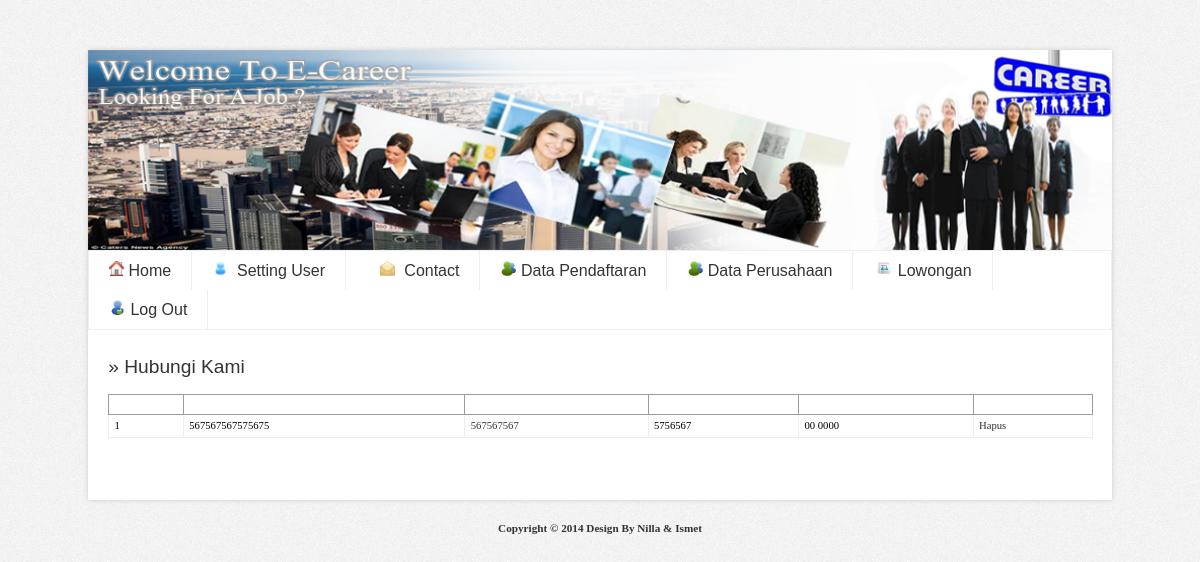
Page /admin/media.php?module=hubungi (signed in) on the committed database.
### tables this page shows
CREATE TABLE IF NOT EXISTS `contact` (
  `id_contact` int(5) NOT NULL auto_increment,
  `nama` varchar(50) NOT NULL,
  `email` varchar(100) NOT NULL,
  `subjek` varchar(100) NOT NULL,
  `pesan` text NOT NULL,
  `tanggal` date NOT NULL,
  PRIMARY KEY  (`id_contact`)
);

### config/fungsi_indotgl.php (called while the page is built, shortened)
<?php
	function tgl_indo($tgl){
			$tanggal = substr($tgl,8,2);
			$bulan = getBulan(substr($tgl,5,2));
			$tahun = substr($tgl,0,4);
			return $tanggal.' '.$bulan.' '.$tahun;
	}
?>

### admin/modul/mod_hubungi.php (the view, shortened to what this page needs)
<?php
switch($_GET[act]){
  default:
    echo "<h2>&#187; Hubungi Kami</h2>
          <table width=985>
          <tr><th>no</th><th>nama</th><th>email</th><th>subjek</th><th>tanggal</th><th>aksi</th></tr>";
    $no=1;
    $tampil=mysql_query("SELECT * FROM contact ORDER BY id_contact desc");
    while ($r=mysql_fetch_array($tampil)){
      $tgl=tgl_indo($r[tanggal]);
      echo "<tr><td>$no</td>
                <td>$r[nama]</td>
                <td><a href=?module=hubungi&act=balasemail&id=$r[id_contact]>$r[email]</a></td>
                <td>$r[subjek]</td>
                <td>$tgl</a></td>
                <td><a href=./aksi.php?module=hubungi&act=hapus&id=$r[id_contact]>Hapus</a>
                </td></tr>";
      $no++;
    }
    echo "</table>";
    break;
}
?>

### config/adminstyle.css (style rules this page uses)
body { font-family: Tahoma; text-align: center; background-image: url(../images/main.gif); }
a:link,a:visited { color:#333; text-decoration:none; }
h2 { font: normal 120% arial; color: #333; background-color: transparent; }
table { font-family: Tahoma; font-size: 8pt; border-width: 1px; border-style: solid; border-color: #999999; border-collapse: collapse; margin: 10px 0px; }
th { color: #FFFFFF; font-size: 7pt; text-transform: uppercase; text-align: center; padding: 0.5em; border-width: 1px; border-style: solid; border-color: #969BA5; border-collapse: collapse; background: -moz-linear-gradient(top, #1593b3 20%, #137188 100%); }
td { padding: 0.5em; vertical-align: top; border-width: 1px; border-style: solid; border-color: #eee; border-collapse: collapse; }

### rows in the picture
contact: nama "567567567575675", email "567567567", subjek "5756567", tanggal "00 0000"
